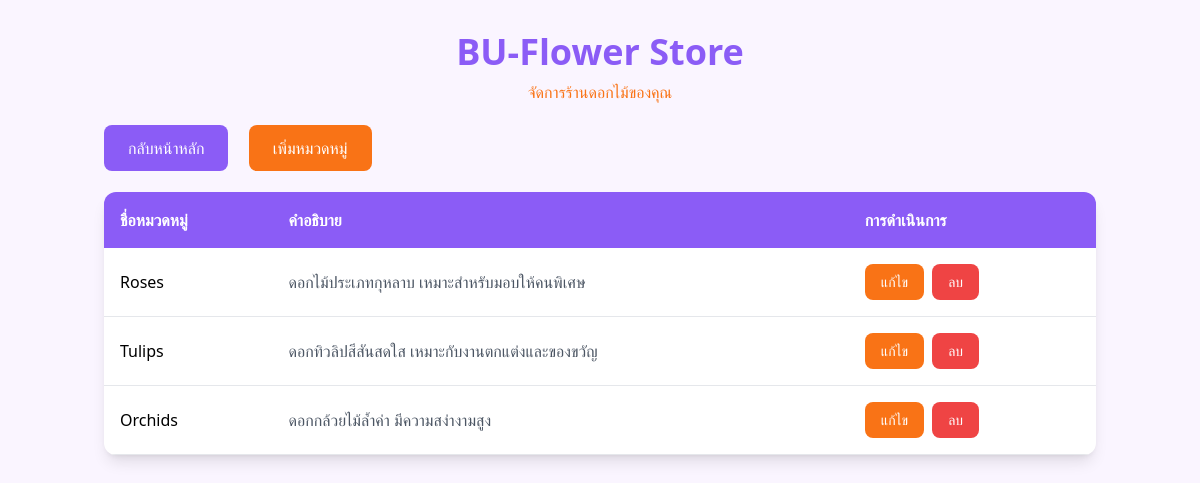
The page /categories on the database its author committed.
### tables this page shows
CREATE TABLE Categories (
    id INTEGER PRIMARY KEY AUTOINCREMENT,
    name TEXT NOT NULL,
    description TEXT
);

### app.py (the view)
@app.route('/categories')
def categories():
    db = get_db()
    categories = db.execute('SELECT * FROM Categories').fetchall()
    return render_template('index.html', categories=categories, page='categories')

### app.py (called while the page is built)
def get_db():
    if 'db' not in g:
        g.db = sqlite3.connect(DATABASE)
        g.db.row_factory = sqlite3.Row
    return g.db

### templates/index.html (shortened to what this page needs)
<!DOCTYPE html>
<html lang="th">
<head>
    <script src="https://cdn.tailwindcss.com"></script>
</head>
<body class="bg-purple-50 min-h-screen">
    <div class="container mx-auto px-4 py-8">
        <header class="text-center mb-8">
            <h1 class="text-4xl font-bold text-primary mb-2">BU-Flower Store</h1>
            <p class="text-secondary">จัดการร้านดอกไม้ของคุณ</p>
        </header>
        {% if page == 'home' %}
        <div class="mb-8 text-center">
            <a href="{{ url_for('categories') }}" class="bg-primary text-white px-6 py-3 rounded-lg mr-4 hover:bg-purple-600 transition">จัดการหมวดหมู่</a>
            <a href="{{ url_for('flowers') }}" class="bg-secondary text-white px-6 py-3 rounded-lg hover:bg-orange-600 transition">จัดการสินค้า</a>
        </div>
        <div class="grid grid-cols-1 md:grid-cols-2 lg:grid-cols-3 xl:grid-cols-4 gap-6">
            {% for flower in flowers %}
            <div class="bg-white rounded-xl shadow-lg overflow-hidden hover:shadow-xl transition-shadow">
                <div class="bg-gradient-to-br from-purple-200 to-orange-200 h-48 flex items-center justify-center">
                    <span class="text-6xl">🌸</span>
                </div>
                <div class="p-6">
                    <h3 class="text-xl font-bold text-primary mb-2">{{ flower.name }}</h3>
                    <p class="text-secondary font-medium mb-1">{{ flower.category_name }}</p>
                    <p class="text-gray-600 mb-1">ราคา: <span class="font-semibold text-green-600">฿{{ "%.2f"|format(flower.price) }}</span></p>
                    <p class="text-gray-600 mb-4">จำนวน: {{ flower.quantity }} ชิ้น</p>
                    <div class="flex space-x-2">
                        <a href="{{ url_for('edit_flower', id=flower.id) }}" class="bg-secondary text-white px-4 py-2 rounded-lg text-sm hover:bg-orange-600 transition flex-1 text-center">แก้ไข</a>
                        <a href="{{ url_for('delete_flower', id=flower.id) }}" class="bg-red-500 text-white px-4 py-2 rounded-lg text-sm hover:bg-red-600 transition flex-1 text-center" onclick="return confirm('ต้องการลบสินค้านี้หรือไม่?')">ลบ</a>
                    </div>
                </div>
            </div>
            {% endfor %}
        </div>
        {% elif page == 'categories' %}
        <div class="mb-8">
            <a href="{{ url_for('index') }}" class="bg-primary text-white px-6 py-3 rounded-lg mr-4 hover:bg-purple-600 transition">กลับหน้าหลัก</a>
            <a href="{{ url_for('add_category') }}" class="bg-secondary text-white px-6 py-3 rounded-lg hover:bg-orange-600 transition">เพิ่มหมวดหมู่</a>
        </div>
        <div class="bg-white rounded-xl shadow-lg overflow-hidden">
            <table class="w-full">
                <thead class="bg-primary text-white">
                    <tr>
                        <th class="p-4 text-left font-bold">ชื่อหมวดหมู่</th>
                        <th class="p-4 text-left font-bold">คำอธิบาย</th>
                        <th class="p-4 text-left font-bold">การดำเนินการ</th>
                    </tr>
                </thead>
                <tbody>
                    {% for category in categories %}
                    <tr class="border-b border-gray-200 hover:bg-purple-50">
                        <td class="p-4 font-medium">{{ category.name }}</td>
                        <td class="p-4 text-gray-600">{{ category.description }}</td>
                        <td class="p-4">
                            <div class="flex space-x-2">
                                <a href="{{ url_for('edit_category', id=category.id) }}" class="bg-secondary text-white px-4 py-2 rounded-lg text-sm hover:bg-orange-600 transition">แก้ไข</a>
                                <a href="{{ url_for('delete_category', id=category.id) }}" class="bg-red-500 text-white px-4 py-2 rounded-lg text-sm hover:bg-red-600 transition" onclick="return confirm('ต้องการลบหมวดหมู่นี้หรือไม่?')">ลบ</a>
                            </div>
                        </td>
                    </tr>
                    {% endfor %}
                </tbody>
            </table>
        </div>
        {% endif %}
    </div>
</body>
</html>

### rows shown on the page
Categories: name "Roses", description "ดอกไม้ประเภทกุหลาบ เหมาะสำหรับมอบให้คนพิเศษ"
Categories: name "Tulips", description "ดอกทิวลิปสีสันสดใส เหมาะกับงานตกแต่งและของขวัญ"
Categories: name "Orchids", description "ดอกกล้วยไม้ล้ำค่า มีความสง่างามสูง"
